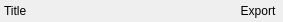
<?xml version="1.0" encoding="UTF-8"?>
<ui version="4.0">
 <class>WsdlXmlViewHeaderWidget</class>
 <widget class="QWidget" name="WsdlXmlViewHeaderWidget">
  <property name="geometry">
   <rect>
    <x>0</x>
    <y>0</y>
    <width>283</width>
    <height>22</height>
   </rect>
  </property>
  <property name="windowTitle">
   <string>WsdlXmlViewHeaderWidget</string>
  </property>
  <layout class="QVBoxLayout" name="verticalLayout">
   <property name="spacing">
    <number>0</number>
   </property>
   <property name="leftMargin">
    <number>0</number>
   </property>
   <property name="topMargin">
    <number>0</number>
   </property>
   <property name="rightMargin">
    <number>0</number>
   </property>
   <property name="bottomMargin">
    <number>0</number>
   </property>
   <item>
    <layout class="QHBoxLayout" name="horizontalLayout">
     <property name="spacing">
      <number>2</number>
     </property>
     <item>
      <widget class="QLabel" name="TitleLabel">
       <property name="sizePolicy">
        <sizepolicy hsizetype="Preferred" vsizetype="Preferred">
         <horstretch>0</horstretch>
         <verstretch>0</verstretch>
        </sizepolicy>
       </property>
       <property name="text">
        <string>Title</string>
       </property>
       <property name="indent">
        <number>4</number>
       </property>
      </widget>
     </item>
     <item>
      <spacer name="horizontalSpacer">
       <property name="orientation">
        <enum>Qt::Horizontal</enum>
       </property>
       <property name="sizeHint" stdset="0">
        <size>
         <width>40</width>
         <height>20</height>
        </size>
       </property>
      </spacer>
     </item>
     <item>
      <widget class="QToolButton" name="ExportBtn">
       <property name="toolTip">
        <string>Click to Export to file</string>
       </property>
       <property name="text">
        <string>Export</string>
       </property>
       <property name="autoRaise">
        <bool>true</bool>
       </property>
      </widget>
     </item>
    </layout>
   </item>
  </layout>
 </widget>
 <layoutdefault spacing="6" margin="11"/>
 <resources/>
 <connections/>
</ui>
